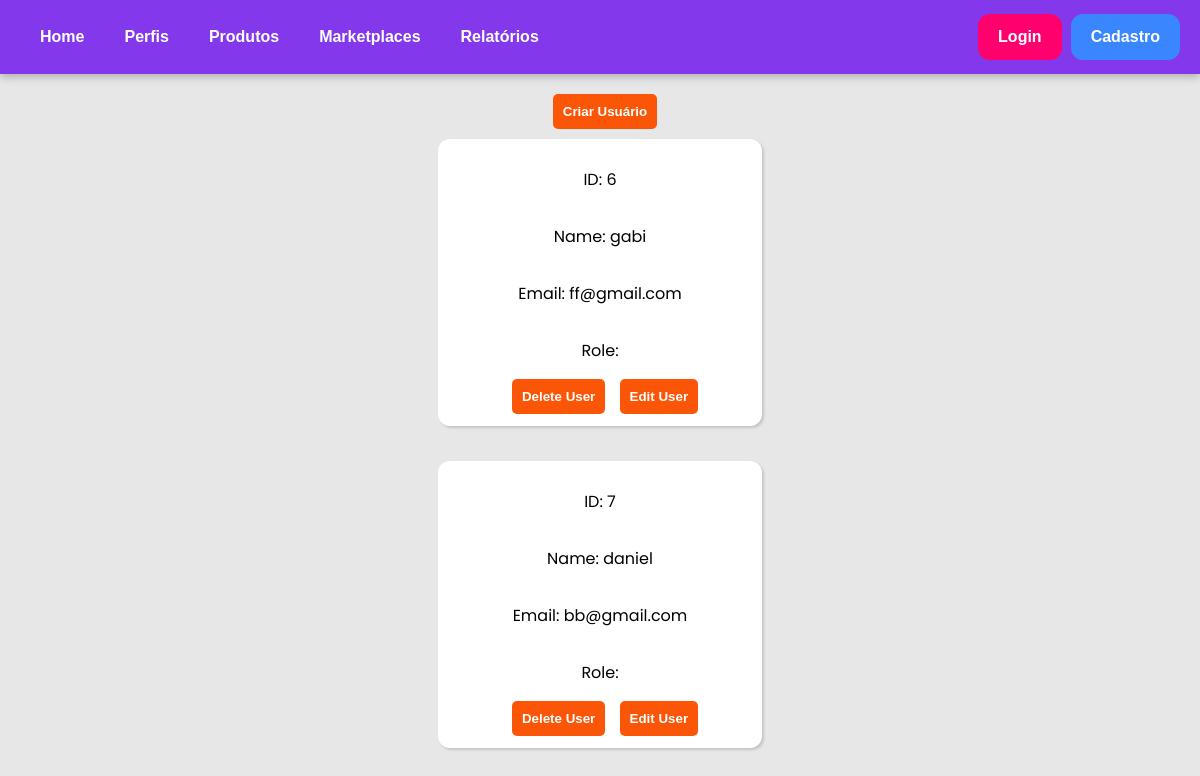
Before: /perfis/ with the older database file.
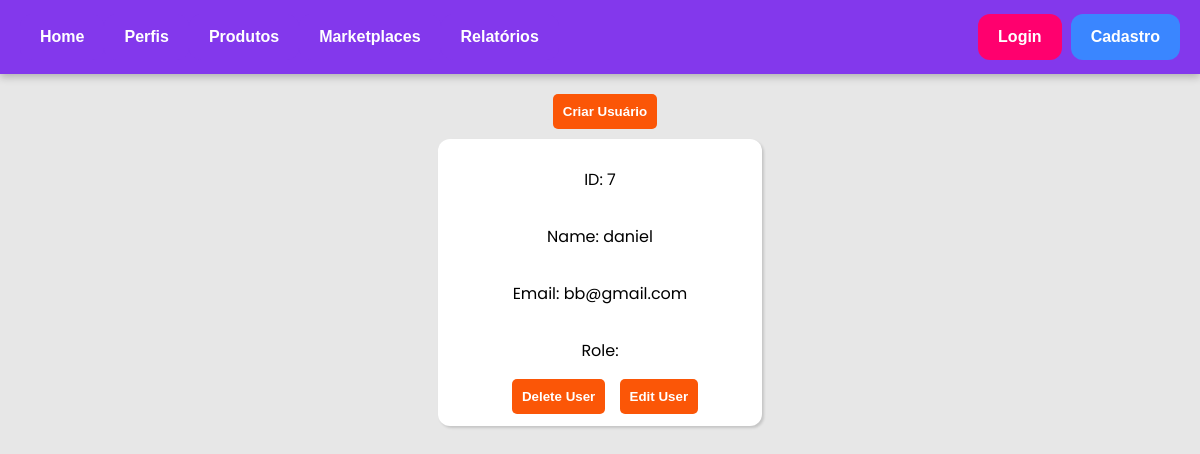
After: the same page with the newer database file.
### estoque_app/models.py (models this page shows, shortened)
class User(models.Model):
    name = models.CharField(max_length=100)
    email = models.EmailField(max_length=100, unique=True)
    password = models.CharField(max_length=100)  # Evite armazenar senhas diretamente
    role = models.CharField(max_length=50, choices=[('manager', 'Manager'), ('seller', 'Seller')])

### estoque_app/views.py (the view)
# urls.py: path("perfis/", views.perfis, name="perfis"),
def perfis (request):
    users = User.objects.all()
    return render(request, "estoque/perfis.html", {"users": users})

### estoque_app/templates/estoque/perfis.html (shortened to what this page needs)
{% extends "estoque/layout.html" %}
{% block content %}
<div class="edit-users">
    <a href="{% url 'createUser' %}"><button class="edit-button">Criar Usuário</button></a>
</div>
{% for user in users %}
<div class="user">
    <p>ID: {{ user.id }}</p>
    <p>Name: {{ user.name }}</p>
    <p>Email: {{ user.email }}</p>
    <p>Role: {{ user.role }}</p>
    <form method="POST" action="/deleteUser/">
        <button type="submit" class="btn btn-danger edit-button">Delete User</button>
        <a href=""><button type="submit" class="btn btn-danger edit-button">Edit User</button></a>
    </form>
</div>
<br>
{% endfor %}
{% endblock %}

Changed rows visible on the page:
removed User: id "6", name "gabi", email "ff@gmail.com"
